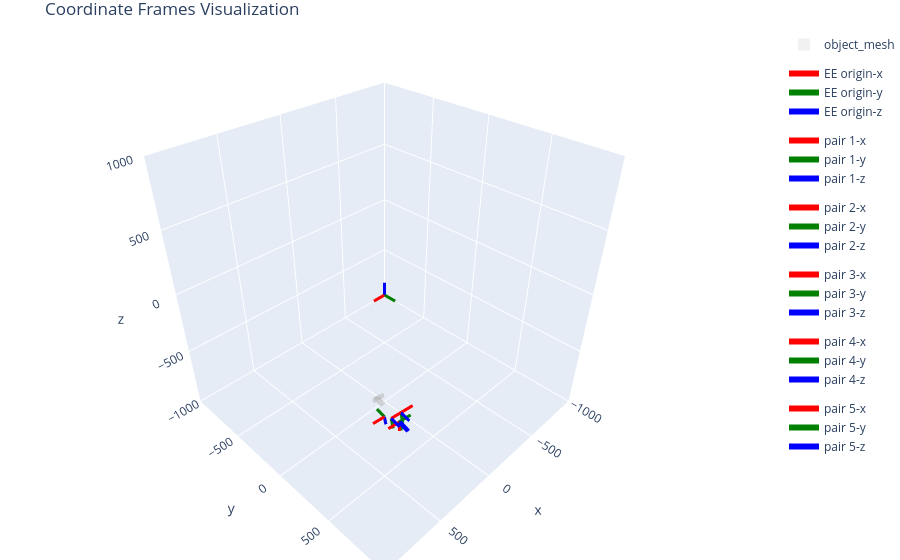

This figure's notebook cell:
### Code cell
from scipy.spatial.transform import Rotation

feasible_r = [r for r in reports if r.get('feasible')]
print(f'[GRP] feasible gripping sol.: {len(feasible_r)}')

mesh_patches = result['mesh_patches']

feasible_pairs = []
H_dict = {"EE origin": np.eye(4,4)} # EE 좌표계 원점 
for k in range(min(5, len(feasible_r))):
    report = reports[k]
    pi = result['patches'][report['patch_i']]
    pj = result['patches'][report['patch_j']]
    ni = gf.unit(np.asarray(pi["normal"], float))
    nj = gf.unit(np.asarray(pj["normal"], float))
    fi = report['face_i']
    fj = report['face_j']
    ci = mesh_patches.vertices[mesh_patches.faces[fi]].mean(axis=0)
    cj = mesh_patches.vertices[mesh_patches.faces[fj]].mean(axis=0)
    yaw_deg = report['feasible_yaw']

    H_OG, stroke = gf.build_gripper_pose_obj({"centroid": ci, "normal": ni}, {"centroid": cj, "normal": nj}, yaw_deg)
    # H_OG, stroke = gf.build_gripper_pose_obj(pi, pj, yaw_deg)
    H_EdEn, H_OdEn = gf.ee_delta_pose_des(H_OC, H_OG)
    
    r_quat = Rotation.from_matrix(H_EdEn[:3,:3]).as_quat()
    t_quat = H_EdEn[:3,3] / 1000
    res = {"pose_quat": np.concatenate([t_quat, r_quat]),
           "stroke": stroke}
    feasible_pairs.append(res)

    H_dict[f"pair {k+1}"] = H_EdEn

gfv.visualize_frames(H_dict, scale=100, H_OdEn=H_OdEn, result=result)

### Figure 1 — Plotly figure (JSON) as saved in the notebook; plotly's stock layout.template omitted (floating-point values rounded to 4 significant figures; data arrays with more than 128 entries replaced by an {"elided": "..."} marker saying what was removed)
{"data": [{"color": "#cfcfcf", "i": {"elided": "1000 int values"}, "j": {"elided": "1000 int values"}, "k": {"elided": "1000 int values"}, "legendgroup": "object_mesh", "name": "object_mesh", "opacity": 0.3, "showlegend": true, "type": "mesh3d", "x": {"elided": "500 float values"}, "y": {"elided": "500 float values"}, "z": {"elided": "500 float values"}}, {"legendgroup": "EE origin", "line": {"color": "red", "width": 6}, "mode": "lines", "name": "EE origin-x", "showlegend": true, "type": "scatter3d", "x": [0, 100], "y": [0, 0], "z": [0, 0]}, {"legendgroup": "EE origin", "line": {"color": "green", "width": 6}, "mode": "lines", "name": "EE origin-y", "showlegend": true, "type": "scatter3d", "x": [0, 0], "y": [0, 100], "z": [0, 0]}, {"legendgroup": "EE origin", "line": {"color": "blue", "width": 6}, "mode": "lines", "name": "EE origin-z", "showlegend": true, "type": "scatter3d", "x": [0, 0], "y": [0, 0], "z": [0, 100]}, {"legendgroup": "pair 1", "line": {"color": "red", "width": 6}, "mode": "lines", "name": "pair 1-x", "showlegend": true, "type": "scatter3d", "x": [241.7, 339.3], "y": [395.1, 376.4], "z": [-744.6, -756.3]}, {"legendgroup": "pair 1", "line": {"color": "green", "width": 6}, "mode": "lines", "name": "pair 1-y", "showlegend": true, "type": "scatter3d", "x": [241.7, 229.5], "y": [395.1, 393.5], "z": [-744.6, -843.8]}, {"legendgroup": "pair 1", "line": {"color": "blue", "width": 6}, "mode": "lines", "name": "pair 1-z", "showlegend": true, "type": "scatter3d", "x": [241.7, 260.2], "y": [395.1, 493.3], "z": [-744.6, -748.4]}, {"legendgroup": "pair 2", "line": {"color": "red", "width": 6}, "mode": "lines", "name": "pair 2-x", "showlegend": true, "type": "scatter3d", "x": [293.0, 195.5], "y": [358.2, 377.0], "z": [-704.8, -693.1]}, {"legendgroup": "pair 2", "line": {"color": "green", "width": 6}, "mode": "lines", "name": "pair 2-y", "showlegend": true, "type": "scatter3d", "x": [293.0, 282.8], "y": [358.2, 367.1], "z": [-704.8, -803.8]}, {"legendgroup": "pair 2", "line": {"color": "blue", "width": 6}, "mode": "lines", "name": "pair 2-z", "showlegend": true, "type": "scatter3d", "x": [293.0, 312.6], "y": [358.2, 456.1], "z": [-704.8, -698.1]}, {"legendgroup": "pair 3", "line": {"color": "red", "width": 6}, "mode": "lines", "name": "pair 3-x", "showlegend": true, "type": "scatter3d", "x": [213.9, 116.4], "y": [373.5, 392.2], "z": [-695.3, -683.6]}, {"legendgroup": "pair 3", "line": {"color": "green", "width": 6}, "mode": "lines", "name": "pair 3-y", "showlegend": true, "type": "scatter3d", "x": [213.9, 203.7], "y": [373.5, 382.3], "z": [-695.3, -794.4]}, {"legendgroup": "pair 3", "line": {"color": "blue", "width": 6}, "mode": "lines", "name": "pair 3-z", "showlegend": true, "type": "scatter3d", "x": [213.9, 233.6], "y": [373.5, 471.3], "z": [-695.3, -688.6]}, {"legendgroup": "pair 4", "line": {"color": "red", "width": 6}, "mode": "lines", "name": "pair 4-x", "showlegend": true, "type": "scatter3d", "x": [252.8, 240.8], "y": [392.2, 389.0], "z": [-744.9, -844.1]}, {"legendgroup": "pair 4", "line": {"color": "green", "width": 6}, "mode": "lines", "name": "pair 4-y", "showlegend": true, "type": "scatter3d", "x": [252.8, 155.2], "y": [392.2, 410.8], "z": [-744.9, -733.7]}, {"legendgroup": "pair 4", "line": {"color": "blue", "width": 6}, "mode": "lines", "name": "pair 4-z", "showlegend": true, "type": "scatter3d", "x": [252.8, 270.8], "y": [392.2, 490.4], "z": [-744.9, -750.3]}, {"legendgroup": "pair 5", "line": {"color": "red", "width": 6}, "mode": "lines", "name": "pair 5-x", "showlegend": true, "type": "scatter3d", "x": [168.1, 265.7], "y": [167.5, 148.8], "z": [-920.7, -932.4]}, {"legendgroup": "pair 5", "line": {"color": "green", "width": 6}, "mode": "lines", "name": "pair 5-y", "showlegend": true, "type": "scatter3d", "x": [168.1, 148.7], "y": [167.5, 69.58], "z": [-920.7, -926.2]}, {"legendgroup": "pair 5", "line": {"color": "blue", "width": 6}, "mode": "lines", "name": "pair 5-z", "showlegend": true, "type": "scatter3d", "x": [168.1, 157.7], "y": [167.5, 175.1], "z": [-920.7, -1020.0]}], "layout": {"legend": {"groupclick": "togglegroup"}, "margin": {"b": 0, "l": 0, "r": 0, "t": 30}, "scene": {"aspectmode": "cube", "xaxis": {"range": [-1000, 1000], "showgrid": true, "zeroline": true}, "yaxis": {"range": [-1000, 1000], "showgrid": true, "zeroline": true}, "zaxis": {"range": [-1000, 1000], "showgrid": true, "zeroline": true}}, "showlegend": true, "title": {"text": "Coordinate Frames Visualization"}}}
